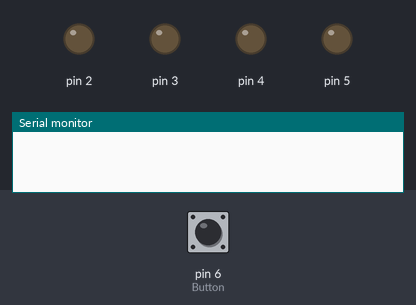
Recording of a sketch running on a simulated Arduino Uno, built with avr-gcc and run on an emulated ATmega328P. Shown: output pins drawn as LEDs (lit = HIGH), the last lines printed to the serial monitor. The test bench sets the inputs (shaded band); at power-on: pin 6 (Button) LOW.

Above: at 1.2 s.
1.3 s: pin 6 (Button) pulled HIGH for 1 s
At 3.7 s:
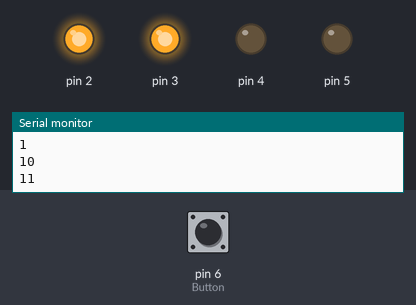
4.0 s: pin 6 (Button) pulled HIGH for 0.15 s
At 5.1 s:
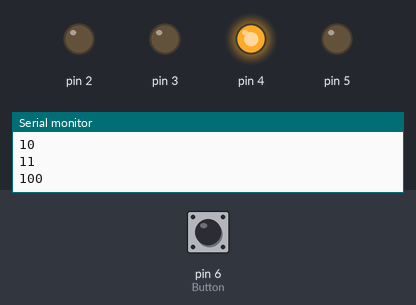
5.8 s: pin 6 (Button) pulled HIGH for 0.15 s
At 6.4 s:
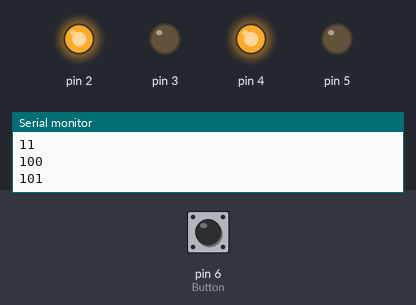
7.6 s: pin 6 (Button) pulled HIGH for 3.2 s
At 11.1 s:
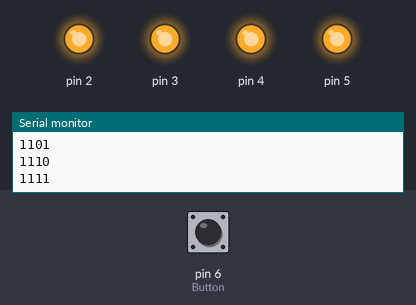
Timing chart, 0 to 12.6 s (numbered marks = the images above; inputs shaded):
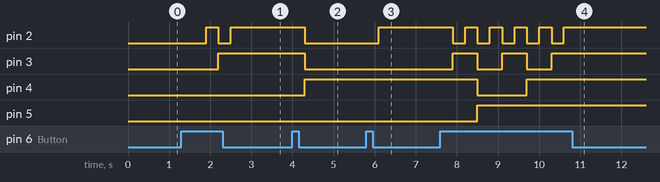

The sketch:

LedDualZaehlerMitBtn_Abgabe.ino
```cpp
/*
	Abgabe von LED-Dualzählerprojekt mit Button

    Datum:		16.11.2022
    Autor:		Tim Bernhard
    			    Demian Flury
    Klasse:		INF20s
    Version:	V1
    Board: 		Arduino Uno
*/

#define Button 6

boolean buttonState = 0;
byte binwert;  // definiert die Variable "binwert" als byte
int zaehler = 0;

void setup() {
  Serial.begin(9600);  //Serielle Ausgabe einleiten zum debuggen
  pinMode(Button, INPUT);

  for (int pins = 2; pins < 6; pins++) {
    pinMode(pins, OUTPUT);    // PINs 2-5 definieren
    digitalWrite(pins, LOW);  // PINs direkt ausschalten
  }
}

void loop() {
  buttonState = digitalRead(Button);
  if (buttonState == true && zaehler < 16) {  // wartet eine Sekunde, für die Optik
    delay(200);                               // wartet eine Sekunde, als inputdelay
    binwert = byte(zaehler);                  // schreibt die aktuelle Zahl als binärwert in die Variable binwert
    Serial.println(binwert, BIN);             // gibt den aktuellen binärwert Seriell aus (nur zum debuggen)
    delay(100);

    for (int n = 0; n < 4; n++)  // zählt von 0 bis 3 (4 Schritte) um jedes einzelne bit des halbbytes abzufragen
    {
      if (bitRead(binwert, n) == 1)  // wenn das aktuelle bit eine eins ist
      {
        digitalWrite(n + 2, HIGH);  // setze den entsprechenden PIN auf 1
      }

      else {
        digitalWrite(n + 2, LOW);  // ansonsten setze den PIN auf 0
      }
    }
    zaehler++;
  }
}
```

Measured:
- after the input at 1.3 s, pin 2: LOW → HIGH after 0.60 s, → LOW 0.30 s later, → HIGH 0.30 s later; pin 3: LOW → HIGH after 0.90 s
- after the input at 4.0 s, pin 2, pin 3: HIGH → LOW after 0.30 s; pin 4: LOW → HIGH after 0.30 s
- after the input at 5.8 s, pin 2: LOW → HIGH after 0.30 s
- after the input at 7.6 s, pin 2: alternates HIGH for 0.30 s and LOW for 0.30 s, 10 changes in all, then stays HIGH, starting after 0.30 s; pin 3: alternates HIGH for 0.60 s and LOW for 0.60 s, 5 changes in all, then stays HIGH, starting after 0.30 s; pin 4: HIGH → LOW after 0.90 s, → HIGH 1.2 s later; pin 5: LOW → HIGH after 0.90 s
